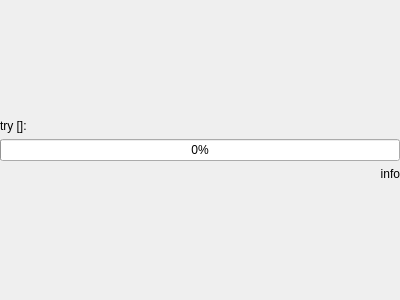
<?xml version="1.0" encoding="UTF-8"?>
<ui version="4.0">
 <class>LoadingOverLay</class>
 <widget class="QWidget" name="LoadingOverLay">
  <property name="geometry">
   <rect>
    <x>0</x>
    <y>0</y>
    <width>400</width>
    <height>300</height>
   </rect>
  </property>
  <property name="windowTitle">
   <string>LoadingOverLay</string>
  </property>
  <layout class="QGridLayout" name="gridLayout">
   <property name="leftMargin">
    <number>0</number>
   </property>
   <property name="topMargin">
    <number>0</number>
   </property>
   <property name="rightMargin">
    <number>0</number>
   </property>
   <property name="bottomMargin">
    <number>0</number>
   </property>
   <property name="spacing">
    <number>6</number>
   </property>
   <item row="0" column="0">
    <widget class="QWidget" name="widget" native="true">
     <layout class="QGridLayout" name="gridLayout_2">
      <property name="leftMargin">
       <number>0</number>
      </property>
      <property name="topMargin">
       <number>0</number>
      </property>
      <property name="rightMargin">
       <number>0</number>
      </property>
      <property name="bottomMargin">
       <number>0</number>
      </property>
      <property name="spacing">
       <number>6</number>
      </property>
      <item row="0" column="0">
       <spacer name="verticalSpacer_2">
        <property name="orientation">
         <enum>Qt::Orientation::Vertical</enum>
        </property>
        <property name="sizeHint" stdset="0">
         <size>
          <width>20</width>
          <height>40</height>
         </size>
        </property>
       </spacer>
      </item>
      <item row="4" column="0">
       <spacer name="verticalSpacer">
        <property name="orientation">
         <enum>Qt::Orientation::Vertical</enum>
        </property>
        <property name="sizeHint" stdset="0">
         <size>
          <width>20</width>
          <height>118</height>
         </size>
        </property>
       </spacer>
      </item>
      <item row="2" column="0">
       <widget class="QProgressBar" name="progressBar">
        <property name="value">
         <number>0</number>
        </property>
       </widget>
      </item>
      <item row="3" column="0">
       <widget class="QLabel" name="labelInfo">
        <property name="text">
         <string>info</string>
        </property>
        <property name="alignment">
         <set>Qt::AlignmentFlag::AlignRight|Qt::AlignmentFlag::AlignTrailing|Qt::AlignmentFlag::AlignVCenter</set>
        </property>
       </widget>
      </item>
      <item row="1" column="0">
       <widget class="QLabel" name="labelTry">
        <property name="text">
         <string>try []:</string>
        </property>
       </widget>
      </item>
     </layout>
    </widget>
   </item>
  </layout>
 </widget>
 <resources/>
 <connections/>
</ui>
